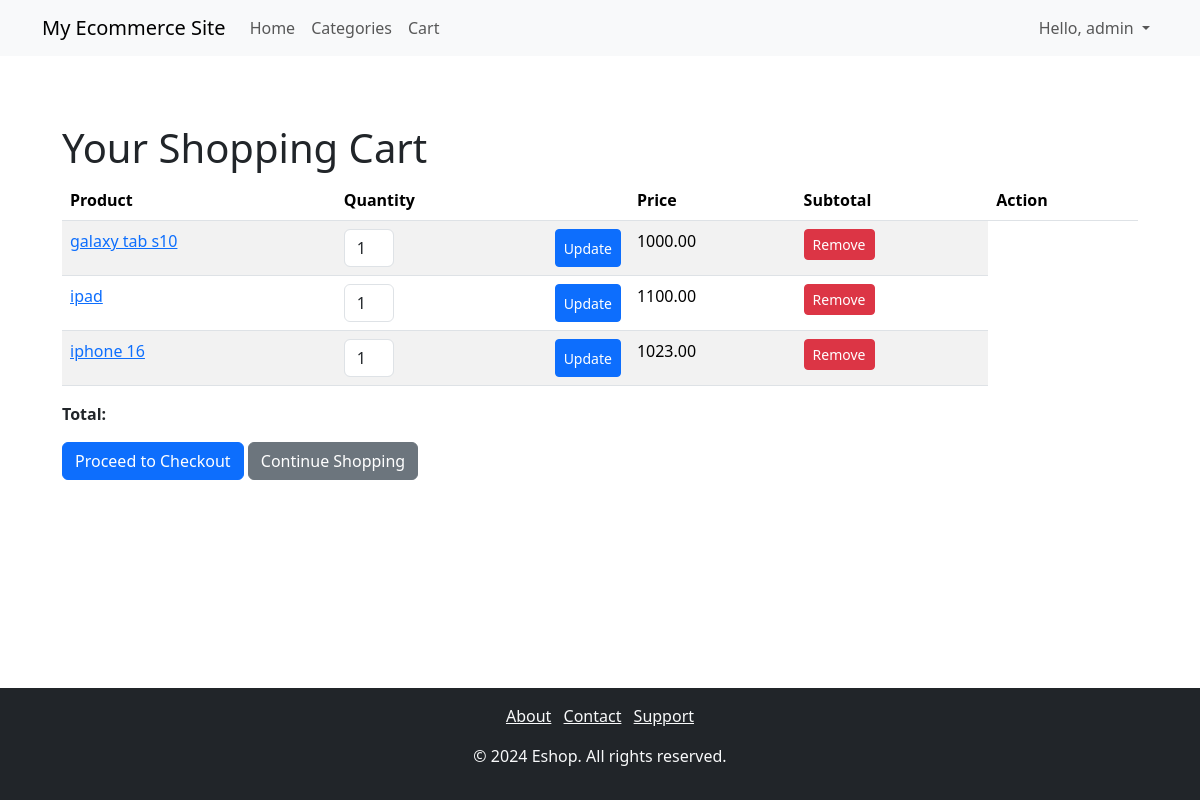
The app's page /cart/ (signed in) with its own data.
### shop/models.py (models this page shows, shortened)
class CartItem(models.Model):
    cart = models.ForeignKey(Cart, on_delete=models.CASCADE, related_name='items')
    product = models.ForeignKey(Product, on_delete=models.CASCADE)
    quantity = models.PositiveIntegerField(default=1)

class Product(models.Model):
    category = models.ForeignKey(Category, on_delete=models.CASCADE, related_name='products')
    name = models.CharField(max_length=255)
    slug = models.SlugField(max_length=255, unique=True)
    description = models.TextField(blank=True, null=True)
    price = models.DecimalField(max_digits=10, decimal_places=2)
    stock = models.PositiveIntegerField()
    image = models.ImageField(upload_to='products/')
    created_at = models.DateTimeField(auto_now_add=True)
    updated_at = models.DateTimeField(auto_now=True)

### shop/views.py (the view)
# urls.py: path('cart/', views.cart_detail, name='cart_detail'),
def cart_detail(request):
    cart, created = Cart.objects.get_or_create(user=request.user)
    return render(request, 'shop/cart_detail.html', {'cart': cart})

### shop/templates/shop/cart_detail.html (shortened to what this page needs)
{% extends 'shop/base.html' %}
{% block content %}
<div class="container mt-5">
  <h1>Your Shopping Cart</h1>
  {% if cart.items.exists %}
  <table class="table table-striped">
    <thead>
      <tr>
        <th>Product</th>
        <th>Quantity</th>
        <th>Price</th>
        <th>Subtotal</th>
        <th>Action</th>
      </tr>
    </thead>
    <tbody>
      {% for item in cart.items.all %}
      <tr>
        <td><a href="{% url 'shop:product_detail' item.product.pk %}">{{ item.product.name }}</a></td>
        <td>
          <form action="{% url 'shop:cart_item_update' item.id %}" method="post" class="form-inline d-flex justify-content-between">
            <input type="number" name="quantity" value="{{ item.quantity }}" min="1" style="width: 50px;" class="form-control mr-2">
            <button type="submit" class="btn btn-sm btn-primary">Update</button>
          </form>
        </td>
        <td>{{ item.product.price }}</td>
        <td>
          <a href="{% url 'shop:cart_item_remove' item.id %}" class="btn btn-sm btn-danger">Remove</a>
        </td>
      </tr>
      {% endfor %}
    </tbody>
  </table>
  <p><strong>Total: {{ cart.get_total_price}}</strong></p>
  <a href="#" class="btn btn-primary">Proceed to Checkout</a>
  {% else %}
    <p>Your cart is currently empty.</p>
  {% endif %}
  <a href="/" class="btn btn-secondary">Continue Shopping</a>
</div>
{% endblock %}

### shop/templates/shop/base.html (shortened to what this page needs)
<!DOCTYPE html>
<html lang="en">
<head>
    <link href="https://cdn.jsdelivr.net/npm/bootstrap@5.3.2/dist/css/bootstrap.min.css" rel="stylesheet">
</head>
<body>
    <nav class="navbar navbar-expand-lg navbar-light bg-light">
        <div class="container">
            <a class="navbar-brand" href="{% url 'shop:home' %}">My Ecommerce Site</a>
            <div class="collapse navbar-collapse" id="navbarNav">
                <ul class="navbar-nav me-auto">
                    <li class="nav-item">
                        <a class="nav-link" href="{% url 'shop:home' %}">Home</a>
                    </li>
                    <li class="nav-item">
                        <a class="nav-link" href="{% url 'shop:category_list' %}">Categories</a>
                    </li>
                    <li class="nav-item">
                        <a class="nav-link" href="{% url 'shop:cart_detail' %}">Cart</a>
                    </li>
                </ul>
                <ul class="navbar-nav">
                    {% if user.is_authenticated %}
                        <li class="nav-item dropdown">
                            <a class="nav-link dropdown-toggle" href="#" id="userDropdown" role="button" data-bs-toggle="dropdown" aria-expanded="false">
                                Hello, {{ user.username }}
                            </a>
                        </li>
                    {% endif %}
                </ul>
            </div>
        </div>
    </nav>
    <div class="content container">
        {% block content %}{% endblock %}
    </div>
    <footer class="mt-auto bg-dark text-light text-center py-3">
        <div class="container">
            <ul class="list-inline">
                <li class="list-inline-item"><a href="#" class="text-light">About</a></li>
                <li class="list-inline-item"><a href="#" class="text-light">Contact</a></li>
                <li class="list-inline-item"><a href="#" class="text-light">Support</a></li>
            </ul>
            <p>&copy; {% now "Y" %} Eshop. All rights reserved.</p>
        </div>
    </footer>
</body>
</html>

### shop/templates/shop/base.html (style rules this page uses)
body { display: flex; flex-direction: column; min-height: 100vh; margin: 0; }
.content { flex: 1; padding: 20px; }
footer { background-color: #333; color: white; padding: 10px; text-align: center; margin-top: auto; }

### records on screen
CartItem: product.name "galaxy tab s10", quantity "1", product.price "1000.00"
CartItem: product.name "ipad", quantity "1", product.price "1100.00"
CartItem: product.name "iphone 16", quantity "1", product.price "1023.00"

### other values on screen
{{ user.username }} "admin"
